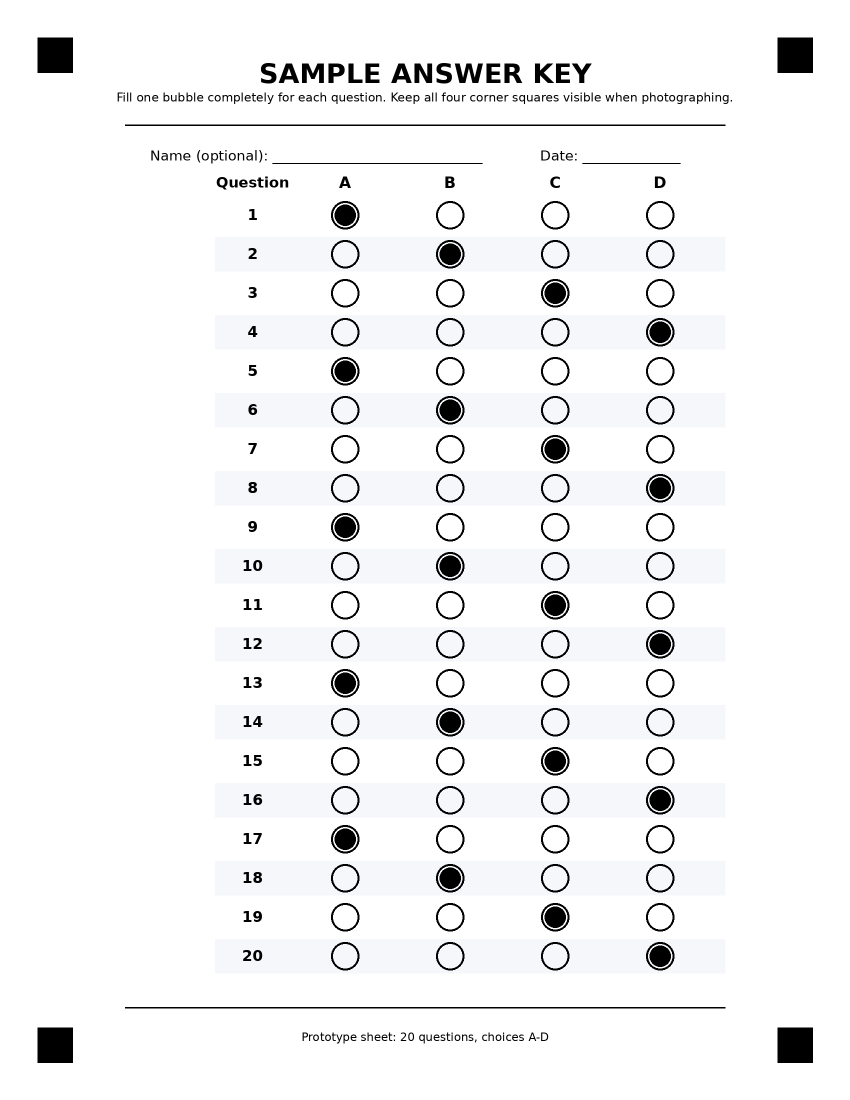
#> input picture omr_grader_mvp/samples/sample_answer_key.png, 1700 x 2200 px (shown at 1/2 size); its folder holds only this picture in this run
$ python -i omr.py   (imports and definitions only)
#> lines starting #> are read from the running program, lines starting #| are printed output that depends on the picture; after the words box and inside, x2 and y2 are one past the last pixel; in counts of white or black regions, pixels touching at a corner belong together
#> further down, picture is the input picture: shape (2200, 1700, 3); mean B, G, R 244.4, 243.9, 243.6
from __future__ import annotations

from dataclasses import dataclass
from typing import Iterable, Sequence

import cv2
import numpy as np


PAGE_WIDTH = 1700
PAGE_HEIGHT = 2200
MARKER_SIZE = 70
MARKER_MARGIN = 75
MARKER_CENTERS = np.array(
    [
        [MARKER_MARGIN + MARKER_SIZE / 2, MARKER_MARGIN + MARKER_SIZE / 2],
        [PAGE_WIDTH - MARKER_MARGIN - MARKER_SIZE / 2, MARKER_MARGIN + MARKER_SIZE / 2],
        [PAGE_WIDTH - MARKER_MARGIN - MARKER_SIZE / 2, PAGE_HEIGHT - MARKER_MARGIN - MARKER_SIZE / 2],
        [MARKER_MARGIN + MARKER_SIZE / 2, PAGE_HEIGHT - MARKER_MARGIN - MARKER_SIZE / 2],
    ],
    dtype=np.float32,
)

QUESTION_COUNT = 20
CHOICES = ("A", "B", "C", "D")
BUBBLE_X = np.array([690, 900, 1110, 1320], dtype=np.int32)
QUESTION_START_Y = 430
QUESTION_GAP_Y = 78
BUBBLE_RADIUS = 28
INNER_RADIUS = 17


@dataclass(frozen=True)
class QuestionDetection:
    question: int
    densities: tuple[float, float, float, float]
    selected: str | None
    status: str
    confidence: float


@dataclass(frozen=True)
class ScanResult:
    aligned_bgr: np.ndarray
    threshold: np.ndarray
    detections: tuple[QuestionDetection, ...]
    marker_detection_used: bool
    warning: str | None = None


class OMRProcessingError(RuntimeError):
    pass


# [6 lines left out: function decode_image_bytes, not called in this run]


def _order_points(points: np.ndarray) -> np.ndarray:
    pts = np.asarray(points, dtype=np.float32).reshape(4, 2)
    sums = pts.sum(axis=1)
    diffs = np.diff(pts, axis=1).reshape(-1)
    ordered = np.zeros((4, 2), dtype=np.float32)
    ordered[0] = pts[np.argmin(sums)]  # top-left
    ordered[2] = pts[np.argmax(sums)]  # bottom-right
    ordered[1] = pts[np.argmin(diffs)]  # top-right
    ordered[3] = pts[np.argmax(diffs)]  # bottom-left
    return ordered


def _find_registration_markers(image_bgr: np.ndarray) -> np.ndarray | None:
    gray = cv2.cvtColor(image_bgr, cv2.COLOR_BGR2GRAY)
    gray = cv2.GaussianBlur(gray, (5, 5), 0)
    _, binary = cv2.threshold(gray, 0, 255, cv2.THRESH_BINARY_INV + cv2.THRESH_OTSU)
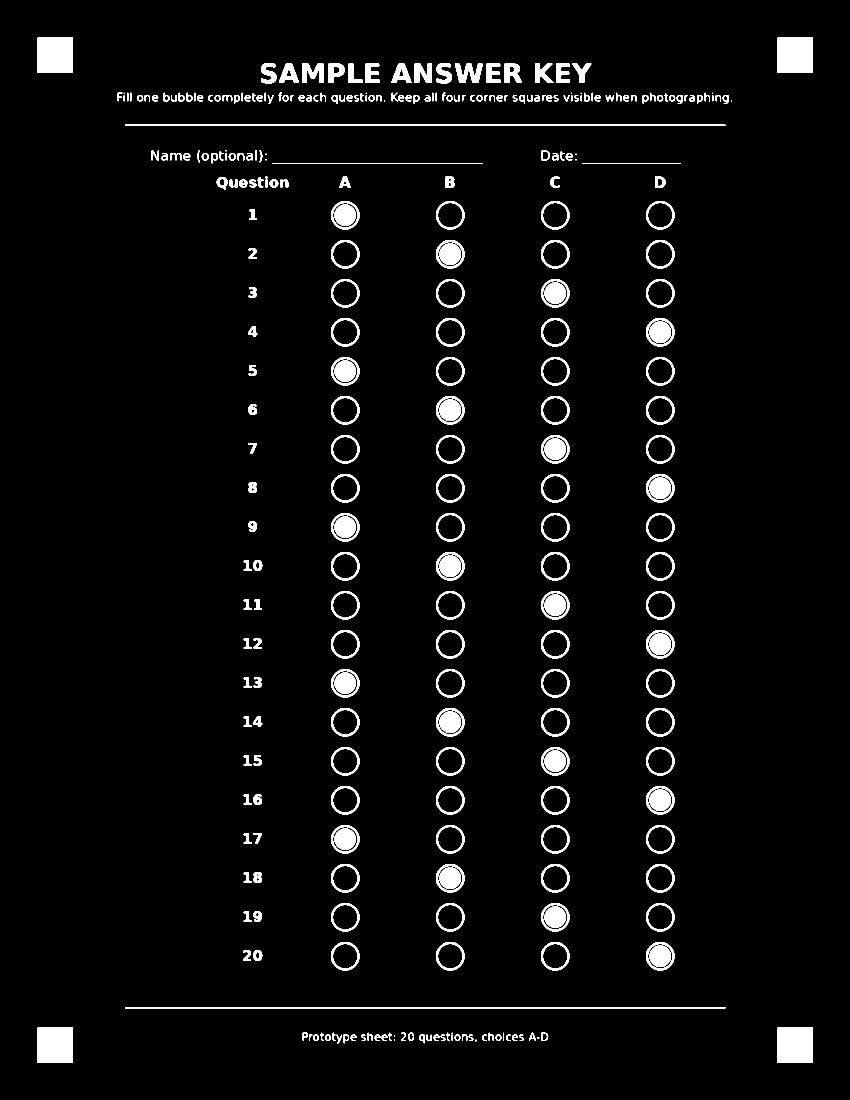
#> binary: shape (2200, 1700) (shown at 1/2 size); 4% white; 323 white regions (18 under 20 px)

    contours, _ = cv2.findContours(binary, cv2.RETR_LIST, cv2.CHAIN_APPROX_SIMPLE)
#> contours = 487 contours, 40 with area under 20; largest, box (x1, y1, x2, y2) and area: (1555, 2055, 1626, 2126) 4900, (75, 2055, 146, 2126) 4900, (1555, 75, 1626, 146) 4900, (75, 75, 146, 146) 4900, (1292, 1884, 1349, 1941) 2512
    h, w = gray.shape
#> h = 2200; w = 1700
    image_area = float(h * w)
#> image_area = 3740000
    candidates: list[tuple[float, float, float]] = []

    for contour in contours:
        area = cv2.contourArea(contour)
        if area < image_area * 0.00035 or area > image_area * 0.05:
            continue
        x, y, cw, ch = cv2.boundingRect(contour)
        if cw == 0 or ch == 0:
            continue
        aspect = cw / float(ch)
        extent = area / float(cw * ch)
        if not 0.70 <= aspect <= 1.30:
            continue
        if extent < 0.72:
            continue
        cx = x + cw / 2.0
        cy = y + ch / 2.0
        candidates.append((cx, cy, area))
#> this loop made 487 passes
#> area on passes 5, 6, 8: 52, 52, 52
#> after the loop, candidates = 184 items, first 6: (1590.5, 2090.5, 4900), (110.5, 2090.5, 4900), (1320.5, 1912.5, 1412), (1320.5, 1912.5, 1914), (1110.5, 1912.5, 1914), (900.5, 1912.5, 1914)

    if len(candidates) < 4:
        return None

    corner_targets = np.array([[0, 0], [w, 0], [w, h], [0, h]], dtype=np.float32)
    chosen: list[tuple[float, float]] = []
    used: set[int] = set()

    for target in corner_targets:
        scored: list[tuple[float, int]] = []
        for index, (cx, cy, area) in enumerate(candidates):
            if index in used:
                continue
            dist = float(np.linalg.norm(np.array([cx, cy]) - target))
            area_bonus = np.sqrt(area) * 0.20
            scored.append((dist - area_bonus, index))
        if not scored:
            return None
        _, best_index = min(scored)
        used.add(best_index)
        cx, cy, _ = candidates[best_index]
        chosen.append((cx, cy))
#> this loop made 4 passes
#> (cx, cy) on passes 1 to 4: (110.5, 110.5), (1590.5, 110.5), (1590.5, 2090.5), (110.5, 2090.5)
#> after the loop, chosen = [(110.5, 110.5), (1590.5, 110.5), (1590.5, 2090.5), (110.5, 2090.5)]; used = 4 items

    ordered = _order_points(np.array(chosen, dtype=np.float32))
#> in _order_points, `pts = np.asarray(points, dtype=np.float32).reshape(4, 2)`: pts = [[110.5, 110.5], [1590.5, 110.5], [1590.5, 2090.5], [110.5, 2090.5]]
#> in _order_points, `sums = pts.sum(axis=1)`: sums = [221, 1701, 3681, 2201]
#> in _order_points, `diffs = np.diff(pts, axis=1).reshape(-1)`: diffs = [0, -1480, 500, 1980]
#> ordered has the same summary as pts in _order_points

    # Reject markers that are clustered or clearly not near page corners.
    tl, tr, br, bl = ordered
#> tl = [110.5, 110.5]; tr = [1590.5, 110.5]; br = [1590.5, 2090.5]; bl = [110.5, 2090.5]
    horizontal = min(np.linalg.norm(tr - tl), np.linalg.norm(br - bl))
#> horizontal = 1480
    vertical = min(np.linalg.norm(bl - tl), np.linalg.norm(br - tr))
#> vertical = 1980
    if horizontal < w * 0.45 or vertical < h * 0.45:
        return None

    return ordered


# [31 lines left out: function _fallback_page_warp, not called in this run]


def align_sheet(image_bgr: np.ndarray) -> tuple[np.ndarray, bool, str | None]:
    markers = _find_registration_markers(image_bgr)
#> markers has the same summary as pts in _order_points
    if markers is None:
        aligned, warning = _fallback_page_warp(image_bgr)
        return aligned, False, warning

    matrix = cv2.getPerspectiveTransform(markers, MARKER_CENTERS)
#> matrix = [[1, -8.53e-18, -0.5], [-1.68e-17, 1, -0.5], [-1.7e-19, -7.76e-20, 1]]
    aligned = cv2.warpPerspective(
        image_bgr,
        matrix,
        (PAGE_WIDTH, PAGE_HEIGHT),
        flags=cv2.INTER_LINEAR,
        borderMode=cv2.BORDER_CONSTANT,
        borderValue=(255, 255, 255),
    )
    return aligned, True, None


# [225 lines left out: functions _prepare_threshold, bubble_centers, _density_for_circle, classify_densities, scan_sheet, crop_question and 5 more, not called in this run]

>>> import cv2
>>> picture = cv2.imread('samples/sample_answer_key.png')
>>> result = align_sheet(picture)
